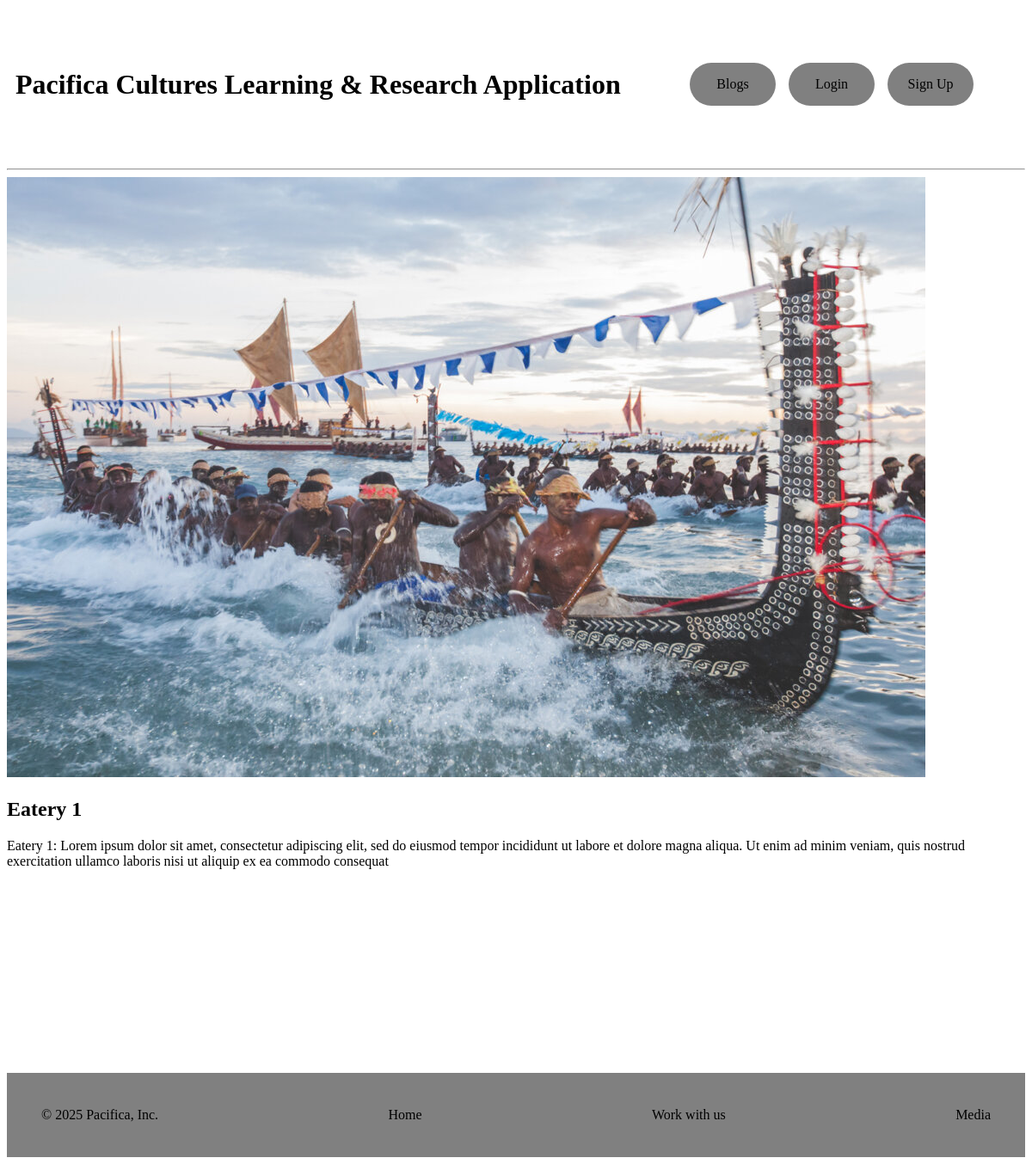
/dine/dines/1/, run on an earlier commit of the app's database.
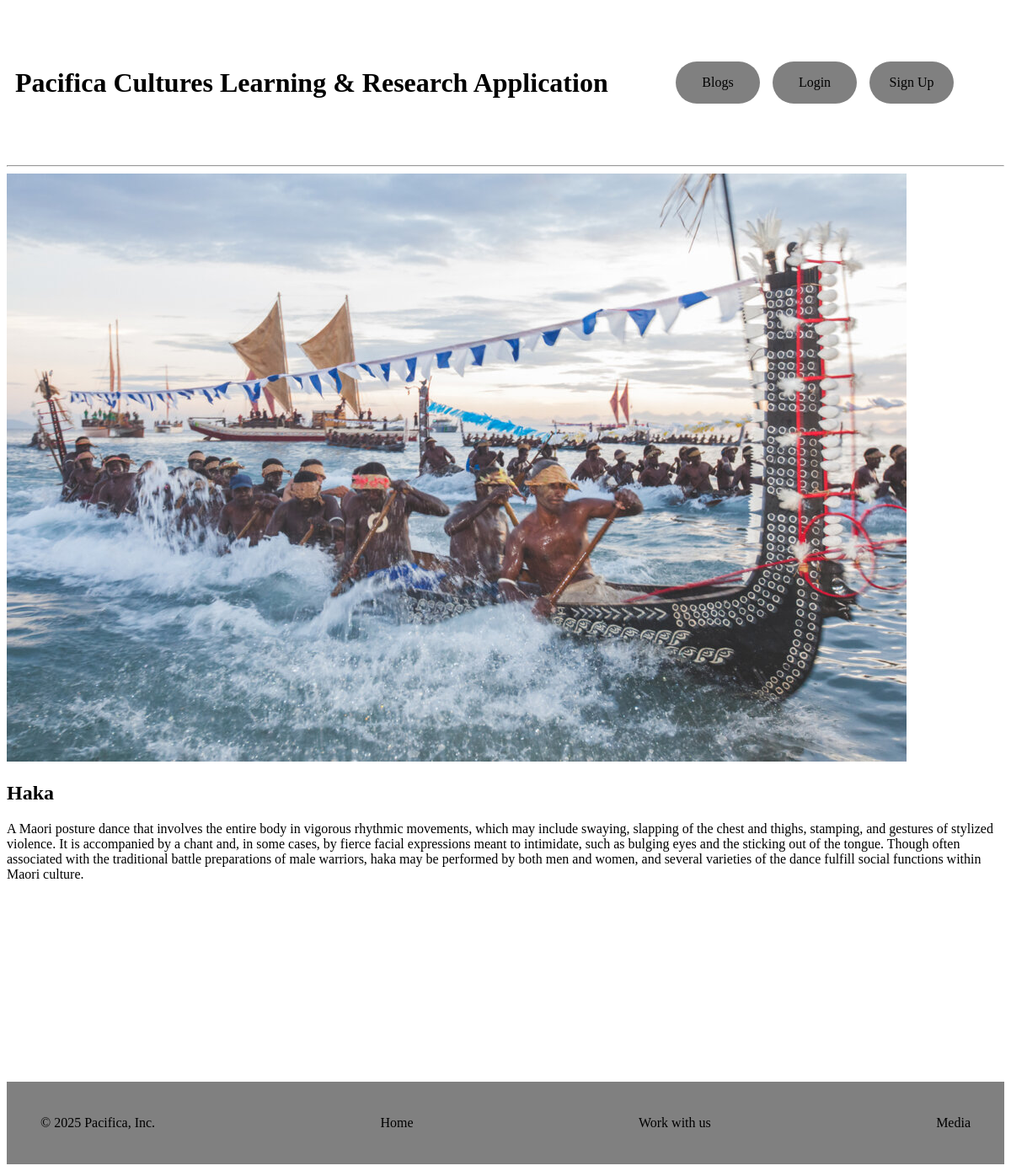
And on a later commit of the database.
### dine/models.py (models this page shows, shortened)
class Dine(models.Model):
    name = models.CharField(max_length=100)
    description = models.TextField()
    features = models.TextField(max_length=100, default="No features available")

### dine/views.py (the view)
# urls.py: path('dines/<int:pk>/', DineDetailView.as_view(), name='dine_details'),
class DineDetailView(DetailView):
    model = Dine
    template_name = "dine_details.html"

### dine/templates/dine_details.html (shortened to what this page needs)
{% extends 'base.html' %}
{% block content %}
<div>
    {% load static %}
    <img src="{% static 'sample.jpg' %}" />
</div>
<h2>{{ dine.name }}</h2>
<p>{{ dine.description}} </p>
{% endblock %}

What changed in the data, as far as the page shows it:
changed Dine: name "Eatery 1" → "Haka"; description "Eatery 1: Lorem ipsum dolor sit amet, consectetur adipiscing elit, sed do eiusmod tempor incididunt ut labore et dolore magna aliqua. Ut enim ad minim veniam, quis nostrud exercitation ullamco laboris nisi ut aliquip ex ea commodo consequat" → "A Maori posture dance that involves the entire body in vigorous rhythmic movements, which may include swaying, slapping of the chest and thighs, stamping, and gestures of stylized violence. It is accompanied by a chant and, in some cases, by fierce facial expressions meant to intimidate, such as bulging eyes and the sticking out of the tongue. Though often associated with the traditional battle preparations of male warriors, haka may be performed by both men and women, and several varieties of the dance fulfill social functions within Maori culture."
